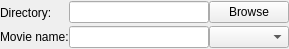
<?xml version="1.0" encoding="UTF-8"?>
<ui version="4.0">
 <class>FileOptions</class>
 <widget class="QWidget" name="FileOptions">
  <property name="geometry">
   <rect>
    <x>0</x>
    <y>0</y>
    <width>289</width>
    <height>49</height>
   </rect>
  </property>
  <property name="windowTitle">
   <string>Form</string>
  </property>
  <layout class="QHBoxLayout" name="horizontalLayout_3">
   <property name="spacing">
    <number>0</number>
   </property>
   <property name="leftMargin">
    <number>0</number>
   </property>
   <property name="topMargin">
    <number>0</number>
   </property>
   <property name="rightMargin">
    <number>0</number>
   </property>
   <property name="bottomMargin">
    <number>0</number>
   </property>
   <item>
    <widget class="QWidget" name="verticalWidget_2" native="true">
     <layout class="QVBoxLayout" name="verticalLayout_2">
      <property name="spacing">
       <number>0</number>
      </property>
      <property name="leftMargin">
       <number>0</number>
      </property>
      <property name="topMargin">
       <number>0</number>
      </property>
      <property name="rightMargin">
       <number>0</number>
      </property>
      <property name="bottomMargin">
       <number>0</number>
      </property>
      <item>
       <widget class="QLabel" name="label_directory">
        <property name="text">
         <string>Directory:</string>
        </property>
       </widget>
      </item>
      <item>
       <widget class="QLabel" name="label_filename">
        <property name="text">
         <string>Movie name:</string>
        </property>
       </widget>
      </item>
     </layout>
    </widget>
   </item>
   <item>
    <layout class="QVBoxLayout" name="verticalLayout">
     <property name="spacing">
      <number>0</number>
     </property>
     <item>
      <widget class="QWidget" name="horizontalWidget" native="true">
       <property name="minimumSize">
        <size>
         <width>0</width>
         <height>0</height>
        </size>
       </property>
       <layout class="QHBoxLayout" name="horizontalLayout">
        <property name="spacing">
         <number>0</number>
        </property>
        <property name="leftMargin">
         <number>0</number>
        </property>
        <property name="topMargin">
         <number>0</number>
        </property>
        <property name="rightMargin">
         <number>0</number>
        </property>
        <property name="bottomMargin">
         <number>0</number>
        </property>
        <item>
         <widget class="QLineEdit" name="lineEdit_directory">
          <property name="maximumSize">
           <size>
            <width>99999</width>
            <height>16777215</height>
           </size>
          </property>
         </widget>
        </item>
        <item>
         <widget class="QPushButton" name="button_browse">
          <property name="minimumSize">
           <size>
            <width>80</width>
            <height>0</height>
           </size>
          </property>
          <property name="maximumSize">
           <size>
            <width>80</width>
            <height>16777215</height>
           </size>
          </property>
          <property name="text">
           <string>Browse</string>
          </property>
          <property name="icon">
           <iconset>
            <normaloff>.</normaloff>.</iconset>
          </property>
         </widget>
        </item>
       </layout>
      </widget>
     </item>
     <item>
      <widget class="QWidget" name="horizontalWidget_2" native="true">
       <property name="minimumSize">
        <size>
         <width>0</width>
         <height>0</height>
        </size>
       </property>
       <layout class="QHBoxLayout" name="horizontalLayout_2">
        <property name="spacing">
         <number>0</number>
        </property>
        <property name="leftMargin">
         <number>0</number>
        </property>
        <property name="topMargin">
         <number>0</number>
        </property>
        <property name="rightMargin">
         <number>0</number>
        </property>
        <property name="bottomMargin">
         <number>0</number>
        </property>
        <item>
         <widget class="QLineEdit" name="lineEdit_filename">
          <property name="maximumSize">
           <size>
            <width>999999</width>
            <height>16777215</height>
           </size>
          </property>
         </widget>
        </item>
        <item>
         <widget class="QComboBox" name="comboBox_extension">
          <property name="minimumSize">
           <size>
            <width>80</width>
            <height>0</height>
           </size>
          </property>
          <property name="maximumSize">
           <size>
            <width>80</width>
            <height>16777215</height>
           </size>
          </property>
         </widget>
        </item>
       </layout>
      </widget>
     </item>
    </layout>
   </item>
  </layout>
 </widget>
 <resources/>
 <connections/>
</ui>
